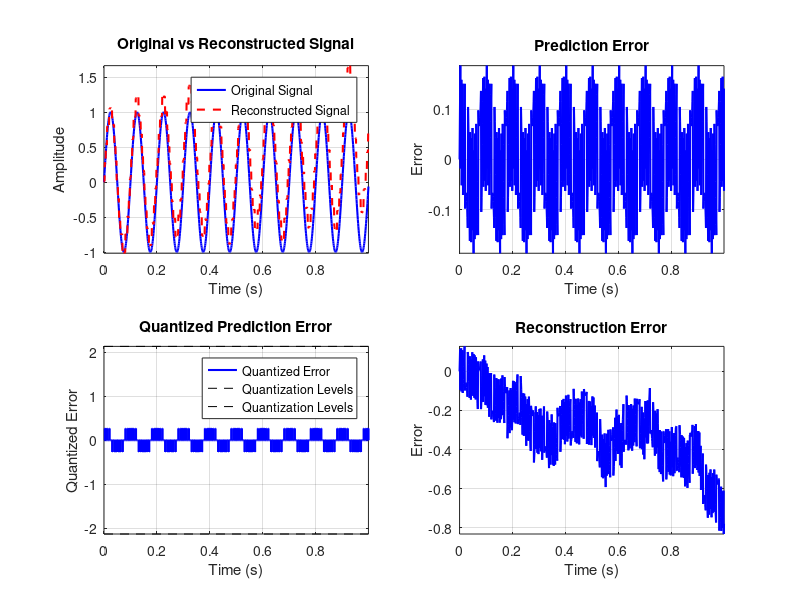
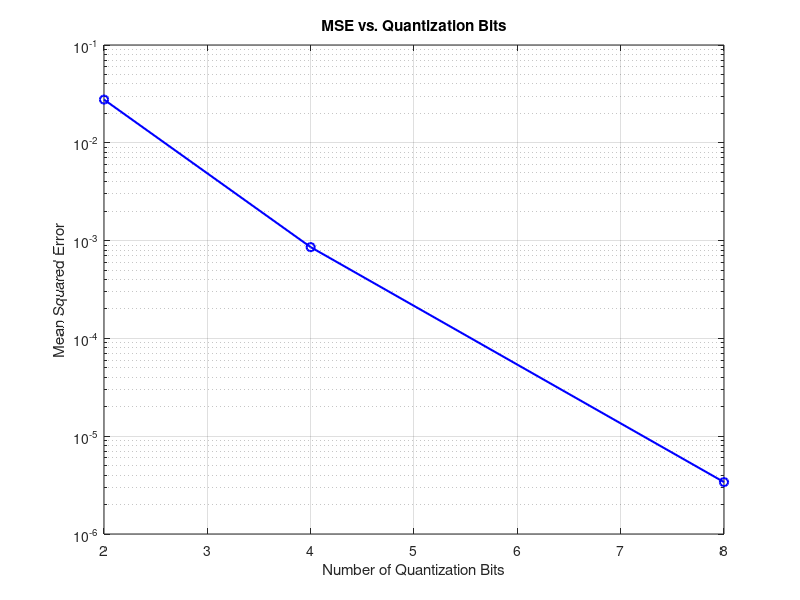

Reproduce these figures in MATLAB, in order.
% DPCM Transmitter and Receiver for 10 Hz Sinusoidal Input
clear all;
close all;
clc;

% Parameters
f = 10;                 % Sinusoid frequency (Hz)
fs = 1000;              % Sampling frequency (Hz)
T = 1;                  % Signal duration (seconds)
t = 0:1/fs:T-1/fs;      % Time vector
A = 1;                  % Sinusoid amplitude
nBits = 4;              % Number of quantization bits
SNR_dB = 20;            % Channel SNR (dB) for AWGN
N = length(t);          % Number of samples

% Generate sinusoidal input signal
x = A * sin(2*pi*f*t);
fprintf('Generated %d samples of %d Hz sinusoid\n', N, f);

% DPCM Transmitter
% Initialize variables
e = zeros(1, N);        % Prediction error
eq = zeros(1, N);       % Quantized prediction error
x_pred = zeros(1, N);   % Predicted signal
x_quant = zeros(1, N);  % Reconstructed signal at transmitter
x_quant(1) = x(1);      % Initialize first sample to input

% Calculate quantization step size based on max prediction error
max_error = 2*A;        % Conservative estimate for error range
L = 2^nBits;            % Number of quantization levels
delta = 2*max_error/(L-1); % Quantization step size

% Transmitter loop
for n = 2:N
    % Predict current sample using previous reconstructed sample
    x_pred(n) = x_quant(n-1);
    
    % Prediction error
    e(n) = x(n) - x_pred(n);
    
    % Quantize prediction error
    eq(n) = round(e(n)/delta) * delta;
    
    % Clip to prevent quantization overflow
    eq(n) = max(min(eq(n), max_error), -max_error);
    
    % Reconstruct signal at transmitter
    x_quant(n) = x_pred(n) + eq(n);
end

% Simulate Channel with AWGN
SNR_linear = 10^(SNR_dB/10);
signal_power = mean(eq.^2);
noise_power = signal_power / SNR_linear;
sigma = sqrt(noise_power);
noise = sigma * randn(1, N);
eq_rx = eq + noise;     % Received quantized error with noise
fprintf('Added AWGN with SNR = %.1f dB\n', SNR_dB);

% DPCM Receiver
x_rec = zeros(1, N);    % Reconstructed signal at receiver
x_rec(1) = x(1);        % Initialize first sample to input
x_pred_rx = zeros(1, N);% Predicted signal at receiver

% Receiver loop
for n = 2:N
    % Predict current sample (same predictor as transmitter)
    x_pred_rx(n) = x_rec(n-1);
    
    % Reconstruct signal
    x_rec(n) = x_pred_rx(n) + eq_rx(n);
end

% Performance Metrics
mse = mean((x - x_rec).^2); % Mean Squared Error
snr = 10*log10(mean(x.^2)/mse); % Signal-to-Noise Ratio
max_error = max(abs(x - x_rec)); % Maximum reconstruction error
fprintf('Performance Metrics:\n');
fprintf('  Mean Squared Error: %.6f\n', mse);
fprintf('  SNR: %.2f dB\n', snr);
fprintf('  Maximum Reconstruction Error: %.6f\n', max_error);

% Plotting
figure('Position', [100, 100, 1200, 800]);

% Original vs Reconstructed Signal
subplot(2,2,1);
plot(t, x, 'b-', 'LineWidth', 1.5, 'DisplayName', 'Original Signal');
hold on;
plot(t, x_rec, 'r--', 'LineWidth', 1.5, 'DisplayName', 'Reconstructed Signal');
title('Original vs Reconstructed Signal');
xlabel('Time (s)'); ylabel('Amplitude');
legend; grid on; axis tight;

% Prediction Error
subplot(2,2,2);
plot(t, e, 'b-', 'LineWidth', 1.5);
title('Prediction Error');
xlabel('Time (s)'); ylabel('Error');
grid on; axis tight;

% Quantized Prediction Error
subplot(2,2,3);
stairs(t, eq, 'b-', 'LineWidth', 1.5, 'DisplayName', 'Quantized Error');
hold on;
plot(t([1 end]), delta*[-L/2 L/2; -L/2 L/2], 'k--', 'DisplayName', 'Quantization Levels');
title('Quantized Prediction Error');
xlabel('Time (s)'); ylabel('Quantized Error');
legend; grid on; axis tight;

% Reconstruction Error
subplot(2,2,4);
plot(t, x - x_rec, 'b-', 'LineWidth', 1.5);
title('Reconstruction Error');
xlabel('Time (s)'); ylabel('Error');
grid on; axis tight;

% Optional: Parameter Sweep for Quantization Bits
nBits_range = [2, 4, 8];
mse_results = zeros(1, length(nBits_range));
for idx = 1:length(nBits_range)
    nBits = nBits_range(idx);
    L = 2^nBits;
    delta = 2*max_error/(L-1);
    
    % Transmitter
    x_quant = zeros(1, N); x_quant(1) = x(1);
    eq = zeros(1, N);
    for n = 2:N
        x_pred(n) = x_quant(n-1);
        e(n) = x(n) - x_pred(n);
        eq(n) = round(e(n)/delta) * delta;
        eq(n) = max(min(eq(n), max_error), -max_error);
        x_quant(n) = x_pred(n) + eq(n);
    end
    
    % Receiver (no noise for simplicity in sweep)
    x_rec = zeros(1, N); x_rec(1) = x(1);
    for n = 2:N
        x_rec(n) = x_rec(n-1) + eq(n);
    end
    
    % Store MSE
    mse_results(idx) = mean((x - x_rec).^2);
end

% Plot MSE vs. Quantization Bits
figure;
semilogy(nBits_range, mse_results, 'b-o', 'LineWidth', 1.5);
title('MSE vs. Quantization Bits');
xlabel('Number of Quantization Bits'); ylabel('Mean Squared Error');
grid on;
fprintf('MSE for %d, %d, %d bits: %s\n', nBits_range, sprintf('%.6f ', mse_results));